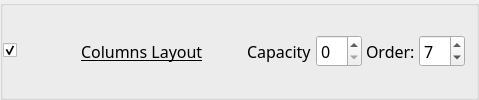
        <widget class="QGroupBox" name="GB_7_columnsLayout">
         <property name="sizePolicy">
          <sizepolicy hsizetype="Preferred" vsizetype="Maximum">
           <horstretch>0</horstretch>
           <verstretch>0</verstretch>
          </sizepolicy>
         </property>
         <property name="title">
          <string/>
         </property>
         <property name="flat">
          <bool>true</bool>
         </property>
         <layout class="QGridLayout" name="gridLayout_33">
          <property name="leftMargin">
           <number>0</number>
          </property>
          <property name="horizontalSpacing">
           <number>4</number>
          </property>
          <item row="0" column="0">
           <widget class="QCheckBox" name="kcfg_columnsLayoutEnabled">
            <property name="accessibleName">
             <string>Columns Layout</string>
            </property>
            <property name="checked">
             <bool>true</bool>
            </property>
           </widget>
          </item>
          <item row="0" column="1">
           <widget class="QToolButton" name="columnsLayoutPictogram">
            <property name="icon">
             <iconset theme="krohnkite-layout-columns"/>
            </property>
            <property name="iconSize">
             <size><width>48</width><height>32</height></size>
            </property>
            <property name="minimumSize">
             <size><width>56</width><height>40</height></size>
            </property>
            <property name="maximumSize">
             <size><width>56</width><height>40</height></size>
            </property>
            <property name="autoRaise"><bool>true</bool></property>
            <property name="focusPolicy"><enum>Qt::FocusPolicy::NoFocus</enum></property>
            <property name="accessibleName"><string>Columns Layout preview</string></property>
            <property name="styleSheet">
             <string notr="true">QToolButton { border: none; background: transparent; } QToolButton:hover { border: none; background: transparent; } QToolButton:pressed { border: none; background: transparent; }</string>
            </property>
           </widget>
          </item>
          <property name="topMargin">
           <number>0</number>
          </property>
          <property name="bottomMargin">
           <number>0</number>
          </property>
          <property name="verticalSpacing">
           <number>0</number>
          </property>
          <item row="0" column="5">
           <widget class="QSpinBox" name="kcfg_columnsLayoutCapacity">
            <property name="font">
             <font>
              <family>Noto Sans</family>
              <pointsize>12</pointsize>
              <italic>false</italic>
              <bold>false</bold>
              <underline>false</underline>
             </font>
            </property>
            <property name="toolTip">
             <string>&lt;html&gt;&lt;head/&gt;&lt;body&gt;&lt;p&gt;0 - to disable&lt;/p&gt;&lt;/body&gt;&lt;/html&gt;</string>
            </property>
            <property name="maximum">
             <number>99</number>
            </property>
            <property name="value">
             <number>0</number>
            </property>
           </widget>
          </item>
          <item row="0" column="7">
           <widget class="QSpinBox" name="kcfg_columnsLayoutOrder">
            <property name="font">
             <font>
              <family>Noto Sans</family>
              <pointsize>12</pointsize>
              <italic>false</italic>
              <bold>false</bold>
              <underline>false</underline>
             </font>
            </property>
            <property name="toolTip">
             <string>Order in layout rotation</string>
            </property>
            <property name="minimum">
             <number>1</number>
            </property>
            <property name="maximum">
             <number>13</number>
            </property>
            <property name="value">
             <number>7</number>
            </property>
           </widget>
          </item>
          <item row="0" column="3">
           <spacer name="horizontalSpacer_29">
            <property name="orientation">
             <enum>Qt::Orientation::Horizontal</enum>
            </property>
            <property name="sizeHint" stdset="0">
             <size>
              <width>40</width>
              <height>20</height>
             </size>
            </property>
           </spacer>
          </item>
          <item row="0" column="6">
           <widget class="QLabel" name="label_53">
            <property name="font">
             <font>
              <family>Noto Sans</family>
              <pointsize>12</pointsize>
              <italic>false</italic>
              <bold>false</bold>
              <underline>false</underline>
             </font>
            </property>
            <property name="text">
             <string>Order:</string>
            </property>
           </widget>
          </item>
          <item row="0" column="4">
           <widget class="QLabel" name="label_54">
            <property name="font">
             <font>
              <family>Noto Sans</family>
              <pointsize>12</pointsize>
              <italic>false</italic>
              <bold>false</bold>
              <underline>false</underline>
             </font>
            </property>
            <property name="text">
             <string>Capacity</string>
            </property>
           </widget>
          </item>
          <item row="0" column="2">
           <widget class="QLabel" name="label_52">
            <property name="font">
             <font>
              <family>Noto Sans</family>
              <pointsize>12</pointsize>
              <italic>false</italic>
              <bold>false</bold>
              <underline>true</underline>
             </font>
            </property>
            <property name="text">
             <string>Columns Layout</string>
            </property>
            <property name="margin">
             <number>0</number>
            </property>
            <property name="buddy">
             <cstring>kcfg_columnsLayoutEnabled</cstring>
            </property>
           </widget>
          </item>
          </layout>
        </widget>
